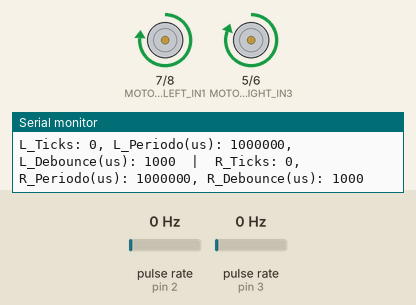
This sketch was run on a simulated Arduino Uno, built with avr-gcc and run on an emulated ATmega328P. On the bench: motor-driver pin pairs drawn as motors (green arrow = first pin HIGH = forward, orange = second pin HIGH = backward, longer = more drive, scaled by the enable pin), the last lines printed to the serial monitor. Wiring (inferred from the names in the program): 2 × pulse sensor: data pin 2 / data pin 3. The test bench sets the inputs (shaded band); at power-on: pulse rate (sensors on pin 2, pin 3) 0 Hz.

Above: at 4.2 s.
4.3 s: pulse rate (sensor on pin 2) set to 47 Hz
7.3 s: pulse rate (sensor on pin 2) set to 54 Hz
At 8.9 s:
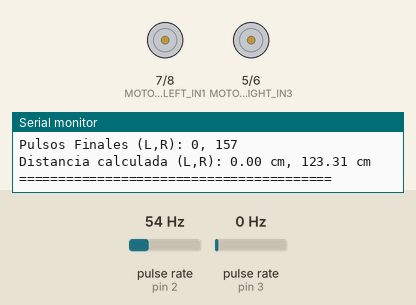
Timing chart, 0 to 10.4 s (numbered marks = the images above; inputs shaded):
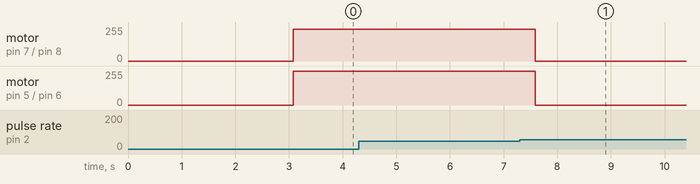

The sketch:

debounceDaley.ino.ino
```cpp
// =========================================================================
//                           PRUEBA: 50 CM EN LÍNEA RECTA
//                 Control manual de velocidad y Debounce Dinámico
// =========================================================================

// --- CONSTANTES DE CONTROL DE VELOCIDAD (AJUSTA ESTAS) ---
// Modifica estos valores (0 a 255) para las pruebas (100, 180, 255)
// NOTA: Usamos analogWrite (PWM) en los pines ENA/ENB para variar la velocidad.
#define TEST_SPEED_LEFT 100  // Velocidad PWM para el motor IZQUIERDO
#define TEST_SPEED_RIGHT 100 // Velocidad PWM para el motor DERECHO

// --- DEFINICIONES DE HARDWARE (Pines confirmados de trayectoria_practica2.ino) ---
#define ENCODER_LEFT_PIN 3  // Interrupción 1 (para UNO)
#define ENCODER_RIGHT_PIN 2 // Interrupción 0 (para UNO)

// Pines del Controlador de Motor IZQUIERDO
#define MOTOR_LEFT_IN1 7
#define MOTOR_LEFT_IN2 8
#define MOTOR_LEFT_ENA 10 // PWM

// Pines del Controlador de Motor DERECHO
#define MOTOR_RIGHT_IN3 5
#define MOTOR_RIGHT_IN4 6
#define MOTOR_RIGHT_ENB 9 // PWM

// --- CONSTANTES FÍSICAS DEL ROBOT (AJUSTA ESTOS VALORES) ---
const float DIAMETRO_RUEDA = 5; // cm
const int PPR = 20; // Pulsos por Revolución (VERIFICA TU VALOR REAL)
const float DISTANCIA_OBJETIVO_CM = 120; // Distancia de prueba: 50 cm

// --- CONSTANTES Y VARIABLES DE DEBOUNCE DINÁMICO ---
const int DEBOUNCE_FACTOR = 10;
const long MIN_DEBOUNCE_US = 50;    // 50 microsegundos
const long MAX_DEBOUNCE_US = 10000; // 10 milisegundos

// Contadores de Ticks (actualizados por las ISR)
volatile long leftTicks = 0;
volatile long rightTicks = 0;

// Variables de tiempo para Debounce Dinámico
volatile unsigned long lastLeftTickTime = 0;
volatile unsigned long lastRightTickTime = 0;
volatile long currentPeriod_L = 1000000; // Periodo entre pulsos (usado solo para cálculo)
volatile long currentPeriod_R = 1000000;
volatile long dynamicDebounce_L = 1000; // Debounce inicial
volatile long dynamicDebounce_R = 1000;

bool objetivoAlcanzado = false;

// =========================================================================
//                          FUNCIONES DE CONTROL
// =========================================================================

/**
 * Detiene ambos motores.
 */
void stopMotors()
{
  // Desactivar PWM
  analogWrite(MOTOR_LEFT_ENA, 0);
  analogWrite(MOTOR_RIGHT_ENB, 0);
  // Poner los pines de dirección en LOW para asegurar el freno
  digitalWrite(MOTOR_LEFT_IN1, LOW);
  digitalWrite(MOTOR_LEFT_IN2, LOW);
  digitalWrite(MOTOR_RIGHT_IN3, LOW);
  digitalWrite(MOTOR_RIGHT_IN4, LOW);
}

/**
 * Controla un motor (0=Izquierdo, 1=Derecho) con velocidad PWM (0-255).
 * Asume que siempre avanzamos (HIGH, LOW).
 */
void setMotorSpeed(int motor, int speed)
{
  int with100 = 17; // con 120

  int spd_D = 255;
  int spd_I = spd_D - with100;


  if (motor == 0) // Motor Izquierdo
  {
    digitalWrite(MOTOR_LEFT_IN1, HIGH);
    digitalWrite(MOTOR_LEFT_IN2, LOW);
    analogWrite(MOTOR_LEFT_ENA, spd_I);
  }
  else // Motor Derecho
  {
    digitalWrite(MOTOR_RIGHT_IN3, HIGH);
    digitalWrite(MOTOR_RIGHT_IN4, LOW);
    analogWrite(MOTOR_RIGHT_ENB, spd_D);
  }
}

// =========================================================================
//                            ISRS CON DEBOUNCE DINÁMICO
// =========================================================================

/*
 * ISR para el Encoder Izquierdo (Mantiene los nombres de tu archivo base)
 */
void isr_Encoder_L()
{
  long now_us = micros();

  // --- Lógica de Debounce Dinámico ---
  if (now_us - lastLeftTickTime > dynamicDebounce_L)
  {
    // 1. Pulso Válido
    currentPeriod_L = now_us - lastLeftTickTime;
    lastLeftTickTime = now_us;
    leftTicks++;

    // 2. Ajuste Dinámico
    dynamicDebounce_L = currentPeriod_L / DEBOUNCE_FACTOR;

    // 3. Aplicar Límites
    if (dynamicDebounce_L < MIN_DEBOUNCE_US)
    {
      dynamicDebounce_L = MIN_DEBOUNCE_US;
    }
    if (dynamicDebounce_L > MAX_DEBOUNCE_US)
    {
      dynamicDebounce_L = MAX_DEBOUNCE_US;
    }
  }
}

/*
 * ISR para el Encoder Derecho (Mantiene los nombres de tu archivo base)
 */
void isr_Encoder_R()
{
  long now_us = micros();

  if (now_us - lastRightTickTime > dynamicDebounce_R)
  {
    currentPeriod_R = now_us - lastRightTickTime;
    lastRightTickTime = now_us;
    rightTicks++;

    dynamicDebounce_R = currentPeriod_R / DEBOUNCE_FACTOR;

    if (dynamicDebounce_R < MIN_DEBOUNCE_US)
    {
      dynamicDebounce_R = MIN_DEBOUNCE_US;
    }
    if (dynamicDebounce_R > MAX_DEBOUNCE_US)
    {
      dynamicDebounce_R = MAX_DEBOUNCE_US;
    }
  }
}

// =========================================================================
//                             SETUP Y LOOP
// =========================================================================

void setup()
{
  Serial.begin(9600);
  Serial.println("Robot - Modo Prueba 50 cm");

  // Configuración de Pines
  pinMode(MOTOR_LEFT_IN1, OUTPUT);
  pinMode(MOTOR_LEFT_IN2, OUTPUT);
  pinMode(MOTOR_LEFT_ENA, OUTPUT);
  pinMode(MOTOR_RIGHT_IN3, OUTPUT);
  pinMode(MOTOR_RIGHT_IN4, OUTPUT);
  pinMode(MOTOR_RIGHT_ENB, OUTPUT);
  pinMode(ENCODER_LEFT_PIN, INPUT_PULLUP);
  pinMode(ENCODER_RIGHT_PIN, INPUT_PULLUP);

  stopMotors();

  // Activación de interrupciones para los encoders
  attachInterrupt(digitalPinToInterrupt(ENCODER_LEFT_PIN), isr_Encoder_L, RISING);
  attachInterrupt(digitalPinToInterrupt(ENCODER_RIGHT_PIN), isr_Encoder_R, RISING);

  // Inicializar los timers de Debounce
  lastLeftTickTime = micros();
  lastRightTickTime = micros();

  Serial.println("========================================");
  Serial.print("Velocidad: L="); Serial.print(TEST_SPEED_LEFT); Serial.print(", R="); Serial.println(TEST_SPEED_RIGHT);
  Serial.println("Iniciando prueba de 50 cm en 3 segundos...");
  delay(3000);

  // INICIAR MOTORES AUTOMÁTICAMENTE
  setMotorSpeed(0, TEST_SPEED_LEFT);
  setMotorSpeed(1, TEST_SPEED_RIGHT);
}

void loop()
{
  if (objetivoAlcanzado) {
    return; // Detener ejecución si ya se alcanzó el objetivo
  }

  // 1. Distancia por Pulso
  float circunferencia = PI * DIAMETRO_RUEDA;
  float distancia_por_pulso = circunferencia / PPR;

  // 2. Ticks Objetivo
  long targetTicks = (long)(DISTANCIA_OBJETIVO_CM / distancia_por_pulso);

  // 3. Lectura de variables 'volatile'
  // Usaremos el tick del motor más rápido para asegurar que el robot se detenga.
  noInterrupts();
  long pulsos_actuales_L = leftTicks;
  long pulsos_actuales_R = rightTicks;
  long debounce_L_copy = dynamicDebounce_L;
  long debounce_R_copy = dynamicDebounce_R;
  long period_L_copy = currentPeriod_L;
  long period_R_copy = currentPeriod_R;
  interrupts();

  // Usamos el promedio de los pulsos para el cálculo de distancia.
  long pulsos_actuales = (pulsos_actuales_L + pulsos_actuales_R) / 2;

  // Opcional: Detener si CUALQUIER motor alcanza el objetivo (más seguro para evitar desvío excesivo)
  if (pulsos_actuales_L >= targetTicks || pulsos_actuales_R >= targetTicks) {
    objetivoAlcanzado = true;
  }

  // 4. Detener motores si se alcanzó el objetivo
  if (objetivoAlcanzado) {
    stopMotors();

    // Imprimir Diagnósticos
    Serial.println("========================================");
    Serial.println("¡50 CM ALCANZADO! Motores detenidos.");
    Serial.print("Pulsos Finales (L,R): "); Serial.print(pulsos_actuales_L); Serial.print(", "); Serial.println(pulsos_actuales_R);
    Serial.print("Distancia calculada (L,R): ");
    Serial.print(pulsos_actuales_L * distancia_por_pulso); Serial.print(" cm, ");
    Serial.print(pulsos_actuales_R * distancia_por_pulso); Serial.println(" cm");
    Serial.println("========================================");

    // Desactivamos interrupciones
    detachInterrupt(digitalPinToInterrupt(ENCODER_LEFT_PIN));
    detachInterrupt(digitalPinToInterrupt(ENCODER_RIGHT_PIN));
    return;
  }

  // 5. Impresión de Diagnósticos (similar a tu código base)
  Serial.print("L_Ticks: ");
  Serial.print(pulsos_actuales_L);
  Serial.print(", L_Periodo(us): ");
  Serial.print(period_L_copy);
  Serial.print(", L_Debounce(us): ");
  Serial.print(debounce_L_copy);
  Serial.print("  |  R_Ticks: ");
  Serial.print(pulsos_actuales_R);
  Serial.print(", R_Periodo(us): ");
  Serial.print(period_R_copy);
  Serial.print(", R_Debounce(us): ");
  Serial.println(debounce_R_copy);

  delay(100); // Actualizar monitor 10 veces por segundo
}


/*
// Se declara como 'volatile' porque su valor cambia fuera del loop(), dentro de una ISR.
volatile long contador_pulsos_derecha = 0;

// Constantes físicas del robot
const int PIN_ENCODER_DERECHA = 2; // Pin digital con capacidad de interrupción
const float DIAMETRO_RUEDA = 5; // cm
const int PPR = 20; // Pulsos por revolución del disco encoder

// Variables para control de distancia
const float DISTANCIA_OBJETIVO = 100.0; // 1 metro = 100 cm
bool objetivoAlcanzado = false;

// --------------------------------------------------------------------------------------
// Rutina de Servicio de Interrupción (ISR)
// Se ejecuta cada vez que el sensor del encoder derecho detecta un cambio.
void isr_contador_derecha()
{
  contador_pulsos_derecha++;
}

// --------------------------------------------------------------------------------------
void setup()
{
  Serial.begin(9600);
  pinMode(PIN_ENCODER_DERECHA, INPUT_PULLUP);

  pinMode(7, OUTPUT);
  pinMode(8, OUTPUT);

  digitalWrite(7,LOW);
  digitalWrite(8,LOW);

  attachInterrupt(digitalPinToInterrupt(PIN_ENCODER_DERECHA), isr_contador_derecha, RISING);
}

// --------------------------------------------------------------------------------------
void loop()
{
  if (objetivoAlcanzado) {
    return; // Detener ejecución si ya se alcanzó el objetivo
  }

  // 1. Distancia por Pulso
  float circunferencia = PI * DIAMETRO_RUEDA;
  float distancia_por_pulso = circunferencia / PPR;

  // 2. Leer variables 'volatile'
  noInterrupts();
  long pulsos_actuales = contador_pulsos_derecha;
  interrupts();

  // 3. Cálculo de distancia total
  float distancia_recorrida = pulsos_actuales * distancia_por_pulso;

  // 4. Verificar si se alcanzó 1 metro
  if (distancia_recorrida >= DISTANCIA_OBJETIVO) {
    // Detener motores
    digitalWrite(7, LOW);
    digitalWrite(8, LOW);
    objetivoAlcanzado = true;

    Serial.println("========================================");
    Serial.println("¡1 METRO ALCANZADO!");
    Serial.print("Distancia calculada: ");
    Serial.print(distancia_recorrida);
    Serial.println(" cm");
    Serial.println("Motores detenidos.");
    Serial.println("========================================");
  }

  // Imprimir resultado
  Serial.print("Pulsos: ");
  Serial.print(pulsos_actuales);
  Serial.print(" | Distancia (cm): ");
  Serial.println(distancia_recorrida);

  delay(500);
}

*/
```

Measured:
- the behaviour switches between 50 and 51 Hz on pulse rate (sensor on pin 2) (found by bisection; images 0 and 1)
